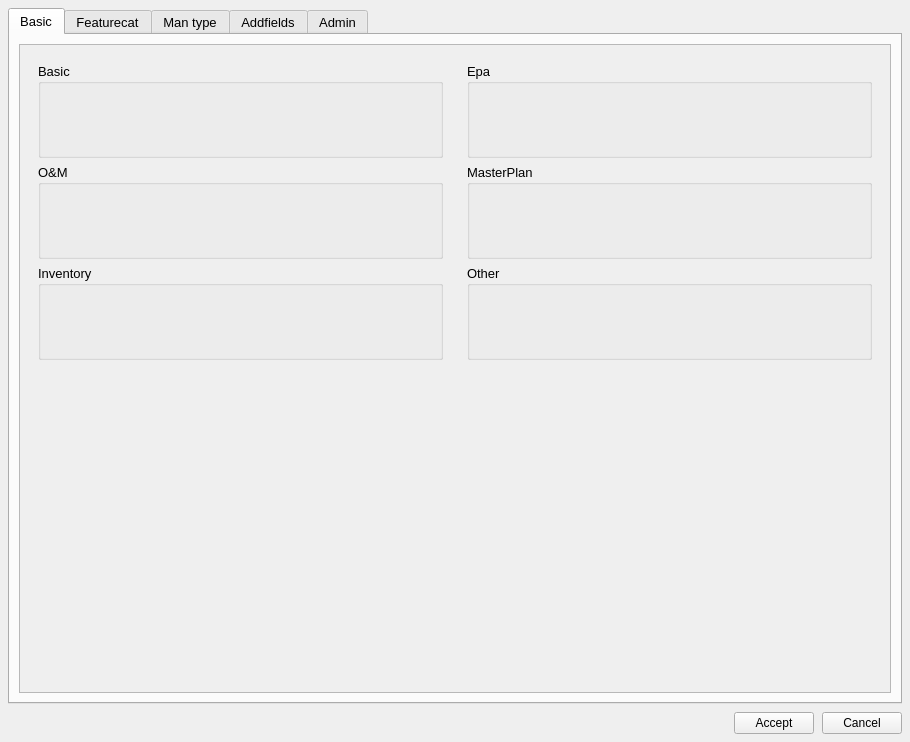
<?xml version="1.0" encoding="UTF-8"?>
<ui version="4.0">
 <class>dlg_config</class>
 <widget class="QMainWindow" name="dlg_config">
  <property name="geometry">
   <rect>
    <x>0</x>
    <y>0</y>
    <width>910</width>
    <height>742</height>
   </rect>
  </property>
  <property name="minimumSize">
   <size>
    <width>244</width>
    <height>273</height>
   </size>
  </property>
  <property name="windowTitle">
   <string>Config</string>
  </property>
  <widget class="QWidget" name="centralwidget">
   <layout class="QGridLayout" name="gridLayout">
    <property name="leftMargin">
     <number>8</number>
    </property>
    <property name="topMargin">
     <number>8</number>
    </property>
    <property name="rightMargin">
     <number>8</number>
    </property>
    <property name="bottomMargin">
     <number>8</number>
    </property>
    <property name="spacing">
     <number>8</number>
    </property>
    <item row="1" column="0">
     <layout class="QGridLayout" name="lyt_buttons">
      <property name="topMargin">
       <number>0</number>
      </property>
      <item row="0" column="0">
       <spacer name="horizontalSpacer">
        <property name="orientation">
         <enum>Qt::Horizontal</enum>
        </property>
        <property name="sizeHint" stdset="0">
         <size>
          <width>40</width>
          <height>20</height>
         </size>
        </property>
       </spacer>
      </item>
      <item row="0" column="1">
       <widget class="QPushButton" name="btn_accept">
        <property name="text">
         <string>Accept</string>
        </property>
       </widget>
      </item>
      <item row="0" column="2">
       <widget class="QPushButton" name="btn_cancel">
        <property name="text">
         <string>Cancel</string>
        </property>
       </widget>
      </item>
     </layout>
    </item>
    <item row="0" column="0">
     <widget class="QTabWidget" name="tab_main">
      <property name="enabled">
       <bool>true</bool>
      </property>
      <property name="sizePolicy">
       <sizepolicy hsizetype="Expanding" vsizetype="Expanding">
        <horstretch>0</horstretch>
        <verstretch>0</verstretch>
       </sizepolicy>
      </property>
      <property name="font">
       <font>
        <pointsize>10</pointsize>
        <bold>false</bold>
       </font>
      </property>
      <property name="toolTip">
       <string/>
      </property>
      <property name="tabShape">
       <enum>QTabWidget::Rounded</enum>
      </property>
      <property name="currentIndex">
       <number>0</number>
      </property>
      <widget class="QWidget" name="tab_basic">
       <attribute name="title">
        <string>Basic</string>
       </attribute>
       <layout class="QHBoxLayout" name="horizontalLayout_6">
        <item>
         <widget class="QScrollArea" name="scrollArea_2">
          <property name="sizePolicy">
           <sizepolicy hsizetype="Preferred" vsizetype="Preferred">
            <horstretch>0</horstretch>
            <verstretch>0</verstretch>
           </sizepolicy>
          </property>
          <property name="widgetResizable">
           <bool>true</bool>
          </property>
          <widget class="QWidget" name="scrollAreaWidgetContents_2">
           <property name="geometry">
            <rect>
             <x>0</x>
             <y>0</y>
             <width>858</width>
             <height>630</height>
            </rect>
           </property>
           <layout class="QGridLayout" name="gridLayout_2">
            <item row="0" column="1">
             <widget class="QFrame" name="frame">
              <property name="frameShape">
               <enum>QFrame::NoFrame</enum>
              </property>
              <property name="frameShadow">
               <enum>QFrame::Raised</enum>
              </property>
              <layout class="QGridLayout" name="gridLayout_22">
               <item row="2" column="0">
                <widget class="QGroupBox" name="grb_other">
                 <property name="title">
                  <string>Other</string>
                 </property>
                 <layout class="QGridLayout" name="gridLayout_15">
                  <item row="0" column="0">
                   <layout class="QGridLayout" name="lyt_other"/>
                  </item>
                  <item row="1" column="0">
                   <spacer name="verticalSpacer_23">
                    <property name="orientation">
                     <enum>Qt::Vertical</enum>
                    </property>
                    <property name="sizeHint" stdset="0">
                     <size>
                      <width>20</width>
                      <height>40</height>
                     </size>
                    </property>
                   </spacer>
                  </item>
                 </layout>
                </widget>
               </item>
               <item row="1" column="0">
                <widget class="QGroupBox" name="grb_masterplan">
                 <property name="title">
                  <string>MasterPlan</string>
                 </property>
                 <layout class="QGridLayout" name="gridLayout_13">
                  <item row="0" column="0">
                   <layout class="QGridLayout" name="lyt_masterplan"/>
                  </item>
                  <item row="1" column="0">
                   <spacer name="verticalSpacer_21">
                    <property name="orientation">
                     <enum>Qt::Vertical</enum>
                    </property>
                    <property name="sizeHint" stdset="0">
                     <size>
                      <width>20</width>
                      <height>40</height>
                     </size>
                    </property>
                   </spacer>
                  </item>
                 </layout>
                </widget>
               </item>
               <item row="0" column="0">
                <widget class="QGroupBox" name="grb_epa">
                 <property name="sizePolicy">
                  <sizepolicy hsizetype="Preferred" vsizetype="Preferred">
                   <horstretch>0</horstretch>
                   <verstretch>0</verstretch>
                  </sizepolicy>
                 </property>
                 <property name="title">
                  <string>Epa</string>
                 </property>
                 <layout class="QGridLayout" name="gridLayout_11">
                  <item row="0" column="0">
                   <layout class="QGridLayout" name="lyt_epa"/>
                  </item>
                  <item row="1" column="0">
                   <spacer name="verticalSpacer_19">
                    <property name="orientation">
                     <enum>Qt::Vertical</enum>
                    </property>
                    <property name="sizeHint" stdset="0">
                     <size>
                      <width>20</width>
                      <height>40</height>
                     </size>
                    </property>
                   </spacer>
                  </item>
                 </layout>
                </widget>
               </item>
              </layout>
             </widget>
            </item>
            <item row="0" column="0">
             <widget class="QFrame" name="frame_2">
              <property name="frameShape">
               <enum>QFrame::NoFrame</enum>
              </property>
              <property name="frameShadow">
               <enum>QFrame::Raised</enum>
              </property>
              <layout class="QGridLayout" name="gridLayout_16">
               <item row="0" column="0">
                <widget class="QGroupBox" name="grb_basic">
                 <property name="title">
                  <string>Basic</string>
                 </property>
                 <layout class="QGridLayout" name="gridLayout_12">
                  <item row="0" column="0">
                   <layout class="QGridLayout" name="lyt_basic"/>
                  </item>
                  <item row="1" column="0">
                   <spacer name="verticalSpacer_18">
                    <property name="orientation">
                     <enum>Qt::Vertical</enum>
                    </property>
                    <property name="sizeHint" stdset="0">
                     <size>
                      <width>20</width>
                      <height>40</height>
                     </size>
                    </property>
                   </spacer>
                  </item>
                 </layout>
                </widget>
               </item>
               <item row="1" column="0">
                <widget class="QGroupBox" name="grb_om">
                 <property name="title">
                  <string>O&amp;&amp;M</string>
                 </property>
                 <layout class="QGridLayout" name="gridLayout_10">
                  <item row="0" column="0">
                   <layout class="QGridLayout" name="lyt_om"/>
                  </item>
                  <item row="1" column="0">
                   <spacer name="verticalSpacer_20">
                    <property name="orientation">
                     <enum>Qt::Vertical</enum>
                    </property>
                    <property name="sizeHint" stdset="0">
                     <size>
                      <width>20</width>
                      <height>40</height>
                     </size>
                    </property>
                   </spacer>
                  </item>
                 </layout>
                </widget>
               </item>
               <item row="2" column="0">
                <widget class="QGroupBox" name="grb_inventory">
                 <property name="title">
                  <string>Inventory</string>
                 </property>
                 <layout class="QGridLayout" name="gridLayout_14">
                  <item row="0" column="0">
                   <layout class="QGridLayout" name="lyt_inventory"/>
                  </item>
                  <item row="1" column="0">
                   <spacer name="verticalSpacer_22">
                    <property name="orientation">
                     <enum>Qt::Vertical</enum>
                    </property>
                    <property name="sizeHint" stdset="0">
                     <size>
                      <width>20</width>
                      <height>40</height>
                     </size>
                    </property>
                   </spacer>
                  </item>
                 </layout>
                </widget>
               </item>
              </layout>
             </widget>
            </item>
            <item row="1" column="0" colspan="2">
             <spacer name="verticalSpacer">
              <property name="orientation">
               <enum>Qt::Vertical</enum>
              </property>
              <property name="sizeHint" stdset="0">
               <size>
                <width>20</width>
                <height>40</height>
               </size>
              </property>
             </spacer>
            </item>
           </layout>
          </widget>
         </widget>
        </item>
       </layout>
      </widget>
      <widget class="QWidget" name="tab_featurecat">
       <attribute name="title">
        <string>Featurecat</string>
       </attribute>
       <layout class="QHBoxLayout" name="horizontalLayout_7">
        <item>
         <widget class="QScrollArea" name="scrollArea">
          <property name="sizePolicy">
           <sizepolicy hsizetype="Preferred" vsizetype="Preferred">
            <horstretch>0</horstretch>
            <verstretch>0</verstretch>
           </sizepolicy>
          </property>
          <property name="widgetResizable">
           <bool>true</bool>
          </property>
          <widget class="QWidget" name="scrollAreaWidgetContents">
           <property name="geometry">
            <rect>
             <x>0</x>
             <y>0</y>
             <width>858</width>
             <height>630</height>
            </rect>
           </property>
           <layout class="QGridLayout" name="gridLayout_3">
            <item row="3" column="2">
             <widget class="QFrame" name="frame_8">
              <property name="frameShape">
               <enum>QFrame::NoFrame</enum>
              </property>
              <property name="frameShadow">
               <enum>QFrame::Raised</enum>
              </property>
              <layout class="QGridLayout" name="gridLayout_4">
               <item row="0" column="0">
                <widget class="QGroupBox" name="grb_arc">
                 <property name="title">
                  <string>Arc</string>
                 </property>
                 <layout class="QGridLayout" name="gridLayout_9">
                  <item row="0" column="0">
                   <layout class="QGridLayout" name="lyt_arc"/>
                  </item>
                 </layout>
                </widget>
               </item>
               <item row="1" column="0">
                <widget class="QGroupBox" name="grb_connec">
                 <property name="title">
                  <string>Connec</string>
                 </property>
                 <layout class="QGridLayout" name="gridLayout_20">
                  <item row="0" column="0">
                   <layout class="QGridLayout" name="lyt_connec"/>
                  </item>
                 </layout>
                </widget>
               </item>
               <item row="2" column="0">
                <widget class="QGroupBox" name="grb_link">
                 <property name="title">
                  <string>Link</string>
                 </property>
                 <layout class="QGridLayout" name="gridLayout_20">
                  <item row="0" column="0">
                   <layout class="QGridLayout" name="lyt_link"/>
                  </item>
                 </layout>
                </widget>
               </item>
               <item row="3" column="0">
                <widget class="QGroupBox" name="grb_gully">
                 <property name="title">
                  <string>Gully</string>
                 </property>
                 <layout class="QGridLayout" name="gridLayout_17">
                  <item row="0" column="0">
                   <layout class="QGridLayout" name="lyt_gully"/>
                  </item>
                 </layout>
                </widget>
               </item>
               <item row="4" column="0">
                <widget class="QGroupBox" name="grb_utils">
                 <property name="title">
                  <string>Utils</string>
                 </property>
                 <layout class="QGridLayout" name="gridLayout_21">
                  <item row="0" column="0">
                   <layout class="QGridLayout" name="lyt_utils"/>
                  </item>
                 </layout>
                </widget>
               </item>
               <item row="5" column="0">
                <spacer name="verticalSpacer_14">
                 <property name="orientation">
                  <enum>Qt::Vertical</enum>
                 </property>
                 <property name="sizeHint" stdset="0">
                  <size>
                   <width>20</width>
                   <height>40</height>
                  </size>
                 </property>
                </spacer>
               </item>
              </layout>
             </widget>
            </item>
            <item row="3" column="1">
             <widget class="QFrame" name="frame_3">
              <property name="frameShape">
               <enum>QFrame::NoFrame</enum>
              </property>
              <property name="frameShadow">
               <enum>QFrame::Raised</enum>
              </property>
              <layout class="QGridLayout" name="gridLayout_23">
               <item row="0" column="0" rowspan="2">
                <widget class="QGroupBox" name="grb_node">
                 <property name="title">
                  <string>Node</string>
                 </property>
                 <layout class="QGridLayout" name="gridLayout_19">
                  <item row="0" column="0">
                   <layout class="QGridLayout" name="lyt_node"/>
                  </item>
                 </layout>
                </widget>
               </item>
               <item row="2" column="0">
                <spacer name="verticalSpacer_15">
                 <property name="orientation">
                  <enum>Qt::Vertical</enum>
                 </property>
                 <property name="sizeHint" stdset="0">
                  <size>
                   <width>20</width>
                   <height>40</height>
                  </size>
                 </property>
                </spacer>
               </item>
              </layout>
             </widget>
            </item>
            <item row="4" column="1" colspan="2">
             <spacer name="verticalSpacer_2">
              <property name="orientation">
               <enum>Qt::Vertical</enum>
              </property>
              <property name="sizeHint" stdset="0">
               <size>
                <width>20</width>
                <height>40</height>
               </size>
              </property>
             </spacer>
            </item>
           </layout>
          </widget>
         </widget>
        </item>
       </layout>
      </widget>
      <widget class="QWidget" name="tab_mantype">
       <attribute name="title">
        <string>Man type</string>
       </attribute>
       <layout class="QGridLayout" name="gridLayout_5">
        <item row="0" column="0">
         <widget class="QScrollArea" name="scrollArea_6">
          <property name="widgetResizable">
           <bool>true</bool>
          </property>
          <widget class="QWidget" name="scrollAreaWidgetContents_6">
           <property name="geometry">
            <rect>
             <x>0</x>
             <y>0</y>
             <width>858</width>
             <height>630</height>
            </rect>
           </property>
           <layout class="QGridLayout" name="gridLayout_36">
            <item row="0" column="0">
             <widget class="QFrame" name="frame_4">
              <property name="frameShape">
               <enum>QFrame::NoFrame</enum>
              </property>
              <property name="frameShadow">
               <enum>QFrame::Raised</enum>
              </property>
              <layout class="QGridLayout" name="gridLayout_28">
               <item row="1" column="0">
                <widget class="QGroupBox" name="grb_location_type">
                 <property name="title">
                  <string>Location type</string>
                 </property>
                 <layout class="QGridLayout" name="gridLayout_25">
                  <item row="0" column="0">
                   <layout class="QGridLayout" name="lyt_location_type"/>
                  </item>
                  <item row="1" column="0">
                   <spacer name="verticalSpacer_12">
                    <property name="orientation">
                     <enum>Qt::Vertical</enum>
                    </property>
                    <property name="sizeHint" stdset="0">
                     <size>
                      <width>20</width>
                      <height>40</height>
                     </size>
                    </property>
                   </spacer>
                  </item>
                 </layout>
                </widget>
               </item>
               <item row="0" column="0">
                <widget class="QGroupBox" name="grb_fluid_type">
                 <property name="title">
                  <string>Fluid type</string>
                 </property>
                 <layout class="QGridLayout" name="gridLayout_24">
                  <item row="0" column="0">
                   <layout class="QGridLayout" name="lyt_fluid_type"/>
                  </item>
                  <item row="1" column="0">
                   <spacer name="verticalSpacer_10">
                    <property name="orientation">
                     <enum>Qt::Vertical</enum>
                    </property>
                    <property name="sizeHint" stdset="0">
                     <size>
                      <width>20</width>
                      <height>40</height>
                     </size>
                    </property>
                   </spacer>
                  </item>
                 </layout>
                </widget>
               </item>
              </layout>
             </widget>
            </item>
            <item row="0" column="1">
             <widget class="QFrame" name="frame_5">
              <property name="frameShape">
               <enum>QFrame::NoFrame</enum>
              </property>
              <property name="frameShadow">
               <enum>QFrame::Raised</enum>
              </property>
              <layout class="QGridLayout" name="gridLayout_33">
               <item row="0" column="0">
                <widget class="QGroupBox" name="grb_category_type">
                 <property name="title">
                  <string>Category type</string>
                 </property>
                 <layout class="QGridLayout" name="gridLayout_27">
                  <item row="0" column="0">
                   <layout class="QGridLayout" name="lyt_category_type"/>
                  </item>
                  <item row="1" column="0">
                   <spacer name="verticalSpacer_11">
                    <property name="orientation">
                     <enum>Qt::Vertical</enum>
                    </property>
                    <property name="sizeHint" stdset="0">
                     <size>
                      <width>20</width>
                      <height>40</height>
                     </size>
                    </property>
                   </spacer>
                  </item>
                 </layout>
                </widget>
               </item>
               <item row="1" column="0">
                <widget class="QGroupBox" name="grb_function_type">
                 <property name="title">
                  <string>Function type</string>
                 </property>
                 <layout class="QGridLayout" name="gridLayout_26">
                  <item row="0" column="0">
                   <layout class="QGridLayout" name="lyt_function_type"/>
                  </item>
                  <item row="1" column="0">
                   <spacer name="verticalSpacer_13">
                    <property name="orientation">
                     <enum>Qt::Vertical</enum>
                    </property>
                    <property name="sizeHint" stdset="0">
                     <size>
                      <width>20</width>
                      <height>40</height>
                     </size>
                    </property>
                   </spacer>
                  </item>
                 </layout>
                </widget>
               </item>
              </layout>
             </widget>
            </item>
            <item row="1" column="0" colspan="2">
             <spacer name="verticalSpacer_3">
              <property name="orientation">
               <enum>Qt::Vertical</enum>
              </property>
              <property name="sizeHint" stdset="0">
               <size>
                <width>20</width>
                <height>40</height>
               </size>
              </property>
             </spacer>
            </item>
           </layout>
          </widget>
         </widget>
        </item>
       </layout>
      </widget>
      <widget class="QWidget" name="tab_addfields">
       <attribute name="title">
        <string>Addfields</string>
       </attribute>
       <layout class="QGridLayout" name="gridLayout_6">
        <item row="0" column="0">
         <widget class="QScrollArea" name="scrollArea_4">
          <property name="sizePolicy">
           <sizepolicy hsizetype="Preferred" vsizetype="Preferred">
            <horstretch>0</horstretch>
            <verstretch>0</verstretch>
           </sizepolicy>
          </property>
          <property name="widgetResizable">
           <bool>true</bool>
          </property>
          <widget class="QWidget" name="scrollAreaWidgetContents_4">
           <property name="geometry">
            <rect>
             <x>0</x>
             <y>0</y>
             <width>858</width>
             <height>630</height>
            </rect>
           </property>
           <layout class="QGridLayout" name="gridLayout_7">
            <item row="0" column="0">
             <widget class="QGroupBox" name="grb_addfields">
              <property name="title">
               <string>Addfields</string>
              </property>
              <layout class="QGridLayout" name="gridLayout_18">
               <item row="0" column="0">
                <layout class="QGridLayout" name="lyt_addfields"/>
               </item>
              </layout>
             </widget>
            </item>
            <item row="1" column="0">
             <spacer name="verticalSpacer_4">
              <property name="orientation">
               <enum>Qt::Vertical</enum>
              </property>
              <property name="sizeHint" stdset="0">
               <size>
                <width>20</width>
                <height>40</height>
               </size>
              </property>
             </spacer>
            </item>
           </layout>
          </widget>
         </widget>
        </item>
       </layout>
      </widget>
      <widget class="QWidget" name="tab_admin">
       <attribute name="title">
        <string>Admin</string>
       </attribute>
       <layout class="QHBoxLayout" name="horizontalLayout_8">
        <item>
         <widget class="QScrollArea" name="scrollArea_5">
          <property name="sizePolicy">
           <sizepolicy hsizetype="Preferred" vsizetype="Preferred">
            <horstretch>0</horstretch>
            <verstretch>0</verstretch>
           </sizepolicy>
          </property>
          <property name="widgetResizable">
           <bool>true</bool>
          </property>
          <widget class="QWidget" name="scrollAreaWidgetContents_5">
           <property name="geometry">
            <rect>
             <x>0</x>
             <y>0</y>
             <width>858</width>
             <height>630</height>
            </rect>
           </property>
           <layout class="QGridLayout" name="gridLayout_8">
            <item row="1" column="1" colspan="2">
             <spacer name="verticalSpacer_9">
              <property name="orientation">
               <enum>Qt::Vertical</enum>
              </property>
              <property name="sizeHint" stdset="0">
               <size>
                <width>20</width>
                <height>40</height>
               </size>
              </property>
             </spacer>
            </item>
            <item row="0" column="1">
             <widget class="QFrame" name="frame_6">
              <property name="frameShape">
               <enum>QFrame::NoFrame</enum>
              </property>
              <property name="frameShadow">
               <enum>QFrame::Raised</enum>
              </property>
              <layout class="QGridLayout" name="gridLayout_34">
               <item row="0" column="0">
                <widget class="QGroupBox" name="grb_topology">
                 <property name="title">
                  <string>Topology</string>
                 </property>
                 <layout class="QGridLayout" name="gridLayout_29">
                  <item row="0" column="0">
                   <layout class="QGridLayout" name="lyt_topology"/>
                  </item>
                  <item row="1" column="0">
                   <spacer name="verticalSpacer_5">
                    <property name="orientation">
                     <enum>Qt::Vertical</enum>
                    </property>
                    <property name="sizeHint" stdset="0">
                     <size>
                      <width>20</width>
                      <height>40</height>
                     </size>
                    </property>
                   </spacer>
                  </item>
                 </layout>
                </widget>
               </item>
               <item row="1" column="0">
                <widget class="QGroupBox" name="grb_admin_other">
                 <property name="title">
                  <string>Other</string>
                 </property>
                 <layout class="QGridLayout" name="gridLayout_32">
                  <item row="0" column="0">
                   <layout class="QGridLayout" name="lyt_admin_other"/>
                  </item>
                  <item row="1" column="0">
                   <spacer name="verticalSpacer_7">
                    <property name="orientation">
                     <enum>Qt::Vertical</enum>
                    </property>
                    <property name="sizeHint" stdset="0">
                     <size>
                      <width>20</width>
                      <height>40</height>
                     </size>
                    </property>
                   </spacer>
                  </item>
                 </layout>
                </widget>
               </item>
              </layout>
             </widget>
            </item>
            <item row="0" column="2">
             <widget class="QFrame" name="frame_7">
              <property name="frameShape">
               <enum>QFrame::NoFrame</enum>
              </property>
              <property name="frameShadow">
               <enum>QFrame::Raised</enum>
              </property>
              <layout class="QGridLayout" name="gridLayout_35">
               <item row="0" column="0">
                <widget class="QGroupBox" name="grb_admin_om">
                 <property name="title">
                  <string>O&amp;&amp;M</string>
                 </property>
                 <layout class="QGridLayout" name="gridLayout_30">
                  <item row="0" column="0">
                   <layout class="QGridLayout" name="lyt_admin_om"/>
                  </item>
                  <item row="1" column="0">
                   <spacer name="verticalSpacer_6">
                    <property name="orientation">
                     <enum>Qt::Vertical</enum>
                    </property>
                    <property name="sizeHint" stdset="0">
                     <size>
                      <width>20</width>
                      <height>40</height>
                     </size>
                    </property>
                   </spacer>
                  </item>
                 </layout>
                </widget>
               </item>
               <item row="1" column="0">
                <widget class="QGroupBox" name="grb_system">
                 <property name="title">
                  <string>System</string>
                 </property>
                 <layout class="QGridLayout" name="gridLayout_31">
                  <item row="0" column="0">
                   <layout class="QGridLayout" name="lyt_system"/>
                  </item>
                  <item row="1" column="0">
                   <spacer name="verticalSpacer_8">
                    <property name="orientation">
                     <enum>Qt::Vertical</enum>
                    </property>
                    <property name="sizeHint" stdset="0">
                     <size>
                      <width>20</width>
                      <height>40</height>
                     </size>
                    </property>
                   </spacer>
                  </item>
                 </layout>
                </widget>
               </item>
              </layout>
             </widget>
            </item>
           </layout>
          </widget>
         </widget>
        </item>
       </layout>
      </widget>
     </widget>
    </item>
   </layout>
  </widget>
 </widget>
 <tabstops>
  <tabstop>tab_main</tabstop>
  <tabstop>scrollArea_2</tabstop>
  <tabstop>scrollArea</tabstop>
  <tabstop>scrollArea_6</tabstop>
  <tabstop>scrollArea_4</tabstop>
  <tabstop>scrollArea_5</tabstop>
  <tabstop>btn_accept</tabstop>
  <tabstop>btn_cancel</tabstop>
 </tabstops>
 <resources/>
 <connections/>
</ui>
